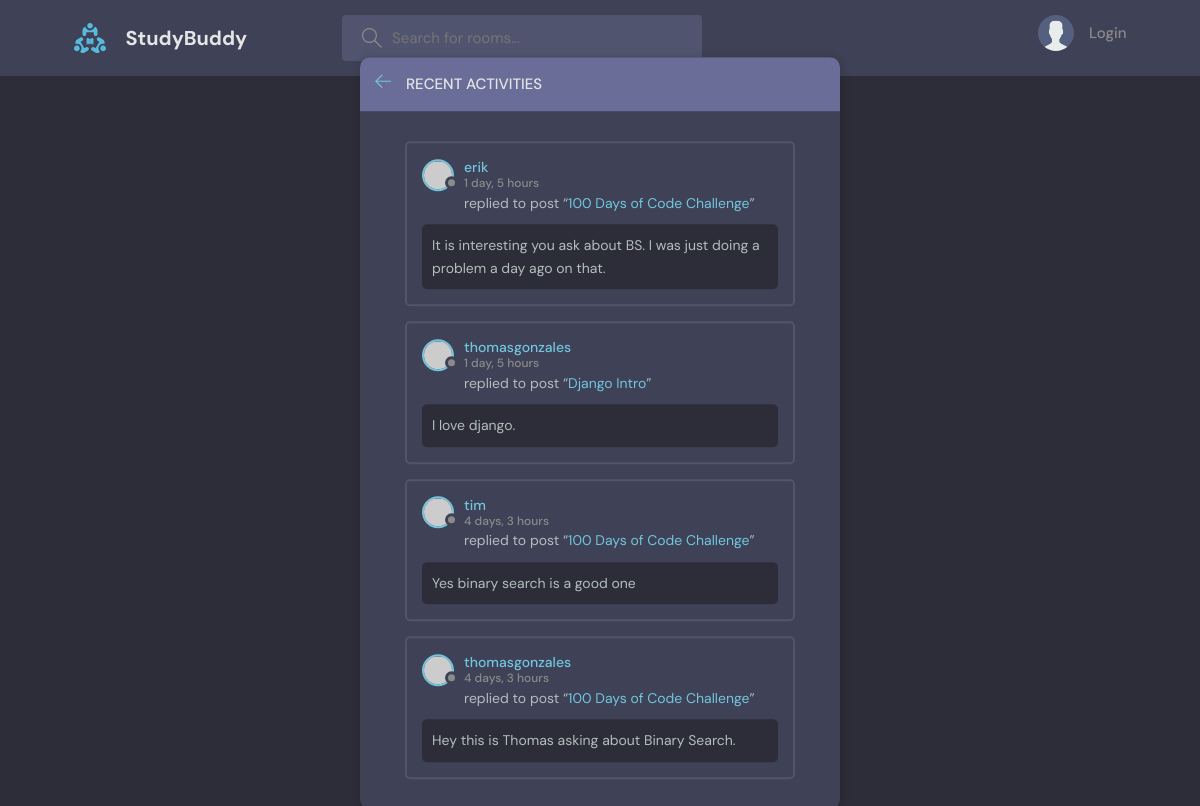
The page /activity/ on the database as committed earlier.
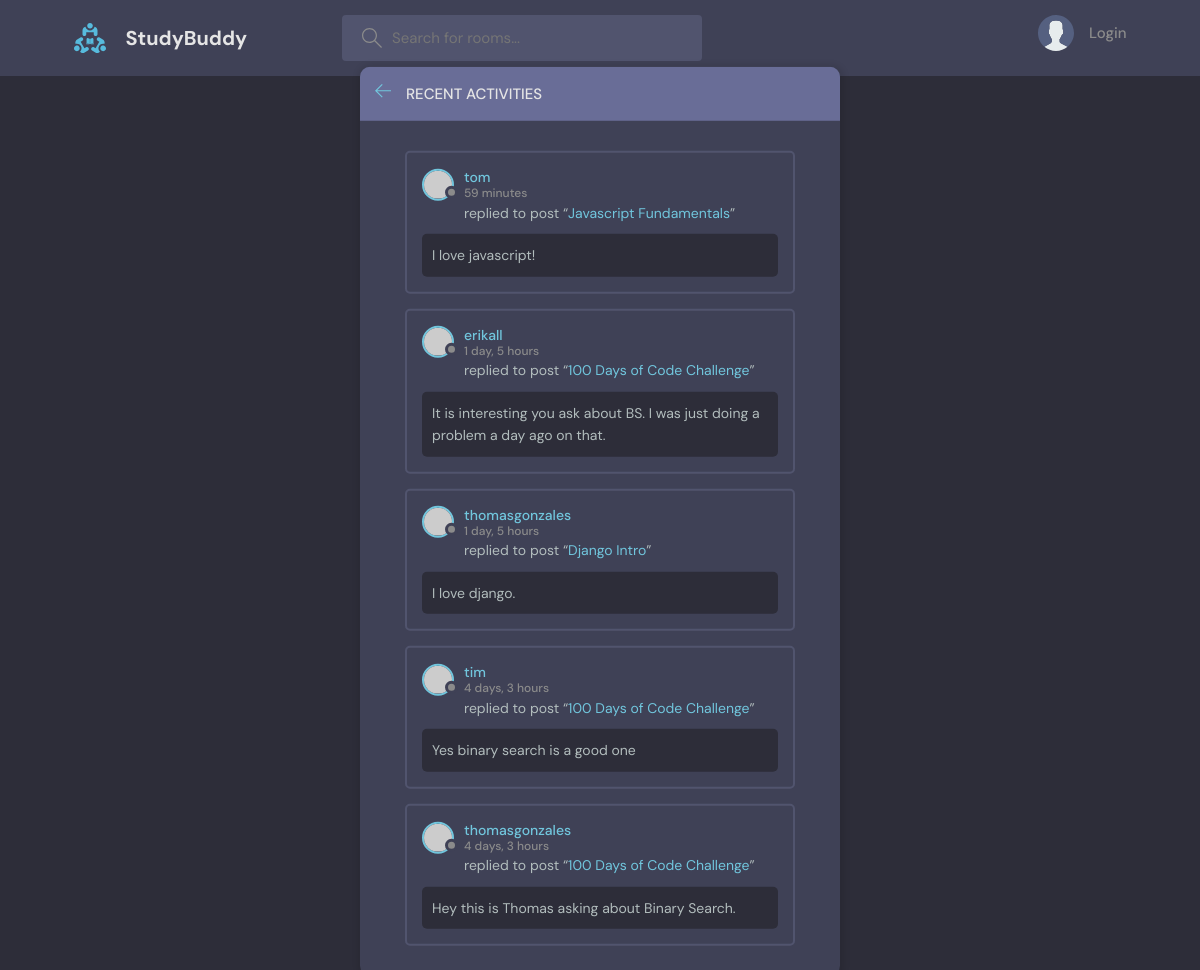
The same page on the database as committed later.
### base/models.py (models this page shows, shortened)
class Message(models.Model):
   user = models.ForeignKey(User, on_delete=models.CASCADE)
   room = models.ForeignKey(Room, on_delete=models.CASCADE)
   body = models.TextField()
   updated = models.DateTimeField(auto_now=True)
   created = models.DateTimeField(auto_now_add=True)
   class Meta:
      ordering = ['-updated', '-created']

class Room(models.Model):
   host = models.ForeignKey(User, on_delete=models.SET_NULL, null=True)
   topic = models.ForeignKey(Topic, on_delete= models.SET_NULL, null=True)
   name = models.CharField(max_length=200)
   description = models.TextField(null=True, blank=True)
   participants = models.ManyToManyField(User, related_name='participants', blank=True)
   updated = models.DateTimeField(auto_now=True)
   created = models.DateTimeField(auto_now_add=True)
   class Meta:
      ordering = ['-updated', '-created']

### base/views.py (the view)
# urls.py: path('activity/', views.activityPage, name="activity")
def activityPage(request):
    room_messages = Message.objects.all()
    return render(request, 'base/activity.html', {'room_messages': room_messages})

### base/templates/base/activity.html (shortened to what this page needs)
{% extends 'main.html' %}
{% block content %}
    <main class="layout">
      <div class="container">
        <div class="layout__box">
          <div class="layout__boxHeader">
            <div class="layout__boxTitle">
              <a href="{% url 'home' %}">
                <svg version="1.1" xmlns="http://www.w3.org/2000/svg" width="32" height="32" viewBox="0 0 32 32">
                  <title>arrow-left</title>
                  <path
                    d="M13.723 2.286l-13.723 13.714 13.719 13.714 1.616-1.611-10.96-10.96h27.625v-2.286h-27.625l10.965-10.965-1.616-1.607z"
                  ></path>
                </svg>
              </a>
              <h3>Recent Activities</h3>
            </div>
          </div>
          <div class="activities-page layout__body">
            {% for message in room_messages %}
            <div class="activities__box">
              <div class="activities__boxHeader roomListRoom__header">
                <a href="{% url 'user-profile' message.user.id %}" class="roomListRoom__author">
                  <div class="avatar avatar--small">
                    <img src="https://randomuser.me/api/portraits/women/11.jpg" />
                  </div>
                  <p>
                    {{message.user}}
                    <span>{{message.created|timesince}}</span>
                  </p>
                </a>
              </div>
              <div class="activities__boxContent">
                <p>replied to post “<a href="{% url 'room' message.room.id %}">{{message.room.name}}</a>”</p>
                <div class="activities__boxRoomContent">
                    {{message.body}}
                </div>
              </div>
            </div>
            {% endfor %}
          </div>
        </div>
      </div>
    </main>
    {% endblock content %}

Rows that differ between the two databases and show on the page:
added Message: user "tom", created "59 minutes", room.name "Javascript Fundamentals", body "I love javascript!"
changed through a linked row, Message: user "erik" → "erikall"
